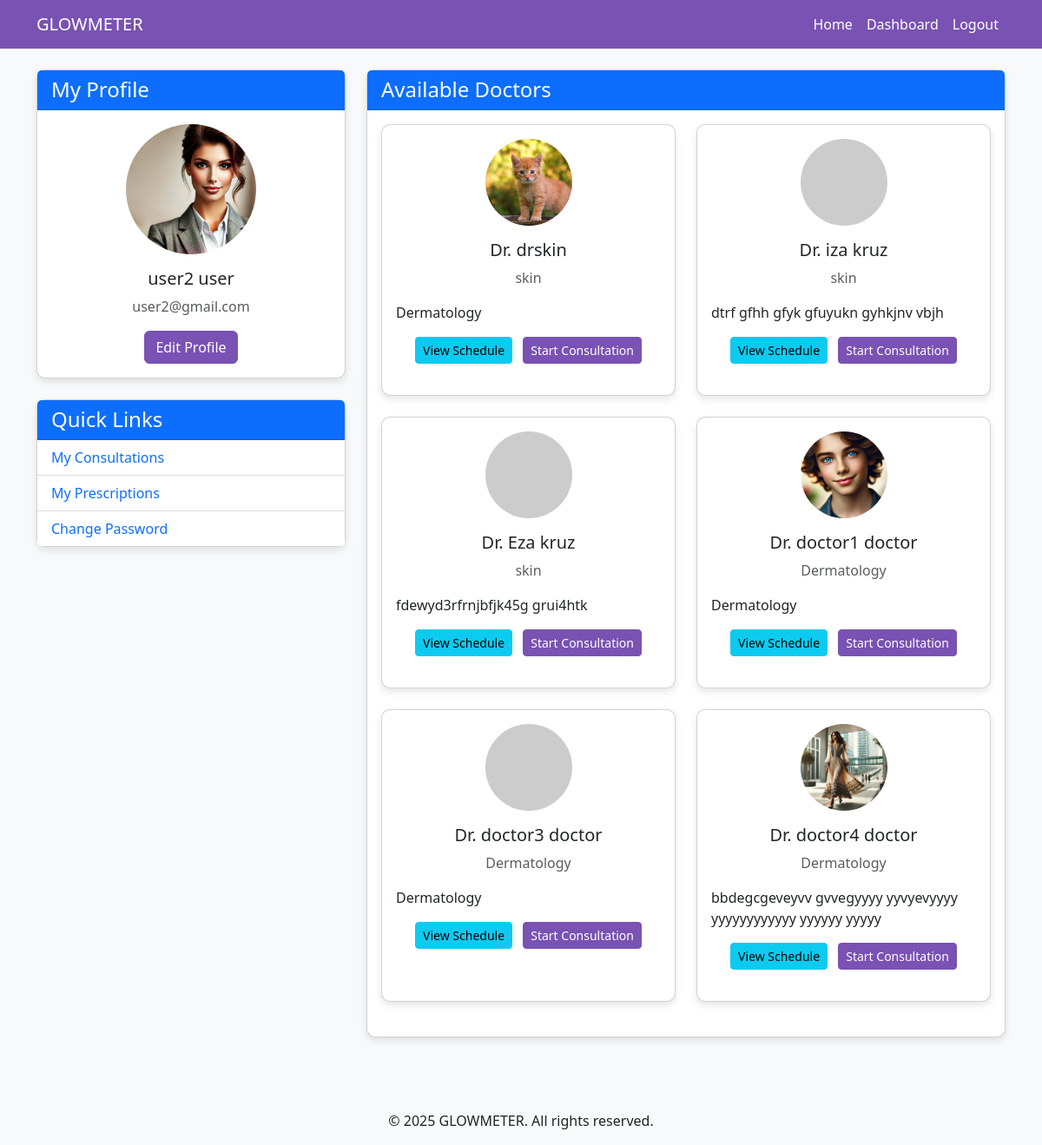
Page /dashboard/ (signed in) on the committed database.
### glowmeter_app/models.py (models this page shows, shortened)
class User(AbstractBaseUser, PermissionsMixin):
    username = None
    email = models.EmailField(unique=True)
    first_name = models.CharField(max_length=30, blank=True)
    last_name = models.CharField(max_length=30, blank=True)
    profile_picture = models.ImageField(upload_to='admins/', null=True, blank=True)
    is_active = models.BooleanField(default=True)
    is_staff = models.BooleanField(default=False)
    is_doctor = models.BooleanField(default=False)
    is_admin = models.BooleanField(default=False)
    date_joined = models.DateTimeField(auto_now_add=True)
    USERNAME_FIELD = 'email'
    REQUIRED_FIELDS = []
    objects = UserManager()

class RegularUser(models.Model):
    user = models.OneToOneField(User, on_delete=models.CASCADE, related_name='user_profile')
    full_name = models.CharField(max_length=100)
    profile_picture = models.ImageField(upload_to='profiles/', null=True, blank=True)

class Doctor(models.Model):
    user = models.OneToOneField(User, on_delete=models.CASCADE, related_name='doctor_profile')
    full_name = models.CharField(max_length=100)
    specialty = models.CharField(max_length=100)
    bio = models.TextField()
    profile_picture = models.ImageField(upload_to='doctors/', null=True, blank=True)
    is_available = models.BooleanField(default=True)

### glowmeter_app/views.py (the view, shortened to what this page needs)
# urls.py: path('dashboard/', views.dashboard, name='dashboard'),
@login_required
def dashboard(request):
    user = request.user
    if user.is_admin:
        users_count = User.objects.filter(is_doctor=False, is_admin=False).count()
        doctors = Doctor.objects.all()
        consultations_count = Consultation.objects.count()
        products_count = Product.objects.count()
        recent_activities = []
        recent_users = User.objects.filter(is_doctor=False, is_admin=False).order_by('-date_joined')[:5]
        for user in recent_users:
            recent_activities.append({
                'type': 'registration',
                'user': user,
                'timestamp': user.date_joined,
                'message': f"New user registered: {user.first_name} {user.last_name}"
            })
        recent_consultations = Consultation.objects.order_by('-started_at')[:5]
        for consultation in recent_consultations:
            recent_activities.append({
                'type': 'consultation',
                'user': consultation.user,
                'timestamp': consultation.started_at,
                'message': f"New consultation: {consultation.user.first_name} with Dr. {consultation.doctor.full_name}"
            })
        recent_doctors = Doctor.objects.order_by('-user__date_joined')[:5]
        for doctor in recent_doctors:
            recent_activities.append({
                'type': 'doctor',
                'user': doctor.user,
                'timestamp': doctor.user.date_joined,
                'message': f"New doctor registered: Dr. {doctor.full_name}"
            })
        recent_activities.sort(key=lambda x: x['timestamp'], reverse=True)
        recent_activities = recent_activities[:10]  # Get only the 10 most recent activities
        context = {
            'users_count': users_count,
            'doctors': doctors,
            'consultations_count': consultations_count,
            'products_count': products_count,
            'recent_activities': recent_activities,
        }
        return render(request, 'admin_dashboard.html', context)
    else:
        available_doctors = Doctor.objects.filter(is_available=True)
        return render(request, 'user_dashboard.html', {'doctors': available_doctors})

### templates/user_dashboard.html (shortened to what this page needs)
{% extends 'base.html' %}
{% block content %}
<div class="container mt-4">
    <div class="row">
        <div class="col-md-4">
            <div class="card mb-4">
                <div class="card-header bg-primary text-white">
                    <h4 class="mb-0">My Profile</h4>
                </div>
                <div class="card-body text-center">
                    {% if user.user_profile.profile_picture %}
                        <img src="{{ user.user_profile.profile_picture.url }}" alt="Profile Picture" class="img-fluid rounded-circle mb-3" style="width: 150px; height: 150px; object-fit: cover;">
                    {% else %}
                        <img src="https://via.placeholder.com/150" alt="Profile Picture" class="img-fluid rounded-circle mb-3">
                    {% endif %}
                    <h5>{{ user.user_profile.full_name }}</h5>
                    <p class="text-muted">{{ user.email }}</p>
                    <a href="{% url 'edit_profile' %}" class="btn btn-primary">Edit Profile</a>
                </div>
            </div>
            <div class="card">
                <div class="card-header bg-primary text-white">
                    <h4 class="mb-0">Quick Links</h4>
                </div>
                <ul class="list-group list-group-flush">
                    <li class="list-group-item"><a href="{% url 'my_consultations' %}" class="text-decoration-none">My Consultations</a></li>
                    <li class="list-group-item"><a href="{% url 'view_prescriptions' %}" class="text-decoration-none">My Prescriptions</a></li>
                    <li class="list-group-item"><a href="{% url 'change_password' %}" class="text-decoration-none">Change Password</a></li>
                </ul>
            </div>
        </div>
        <div class="col-md-8">
            <div class="card">
                <div class="card-header bg-primary text-white">
                    <h4 class="mb-0">Available Doctors</h4>
                </div>
                <div class="card-body">
                    {% if doctors %}
                        <div class="row">
                            {% for doctor in doctors %}
                                <div class="col-md-6 mb-4">
                                    <div class="card h-100">
                                        <div class="card-body">
                                            <div class="text-center mb-3">
                                                {% if doctor.profile_picture %}
                                                    <img src="{{ doctor.profile_picture.url }}" alt="{{ doctor.full_name }}" class="img-fluid rounded-circle" style="width: 100px; height: 100px; object-fit: cover;">
                                                {% else %}
                                                    <img src="https://via.placeholder.com/100" alt="{{ doctor.full_name }}" class="img-fluid rounded-circle">
                                                {% endif %}
                                            </div>
                                            <h5 class="card-title text-center">Dr. {{ doctor.full_name }}</h5>
                                            <p class="card-text text-center text-muted">{{ doctor.specialty }}</p>
                                            <p class="card-text">{{ doctor.bio|truncatewords:30 }}</p>
                                            <div class="text-center mt-3">
                                                <a href="{% url 'doctor_availability' doctor.id %}" class="btn btn-info btn-sm me-2">View Schedule</a>
                                                <a href="{% url 'start_consultation' doctor.id %}" class="btn btn-primary btn-sm">Start Consultation</a>
                                            </div>
                                        </div>
                                    </div>
                                </div>
                            {% endfor %}
                        </div>
                    {% else %}
                        <div class="alert alert-info">
                            No doctors are available at the moment.
                        </div>
                    {% endif %}
                </div>
            </div>
        </div>
    </div>
</div>
{% endblock %}

### templates/base.html (style rules this page uses)
body { font-family: 'Segoe UI', Tahoma, Geneva, Verdana, sans-serif; background-color: #f8f9fa; }
.card { border-radius: 10px; box-shadow: 0 4px 8px rgba(0,0,0,0.1); margin-bottom: 20px; }
.btn-primary { background-color: #7952b3; border-color: #7952b3; }

### rows in the picture
User: user_profile.profile_picture (picture), user_profile.full_name "user2 user", email "user2@gmail.com"
Doctor: profile_picture (picture), full_name "drskin", specialty "skin", bio "Dermatology"
Doctor: full_name "iza kruz", specialty "skin", bio "dtrf gfhh gfyk gfuyukn gyhkjnv vbjh"
Doctor: full_name "Eza kruz", specialty "skin", bio "fdewyd3rfrnjbfjk45g grui4htk"
Doctor: profile_picture (picture), full_name "doctor1 doctor", specialty "Dermatology", bio "Dermatology"
Doctor: full_name "doctor3 doctor", specialty "Dermatology", bio "Dermatology"
Doctor: profile_picture (picture), full_name "doctor4 doctor", specialty "Dermatology", bio "bbdegcgeveyvv gvvegyyyy yyvyevyyyy yyyyyyyyyyyy yyyyyy yyyyy"
